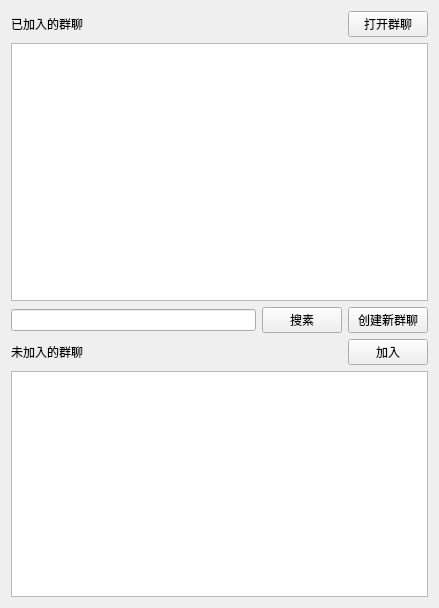
<?xml version="1.0" encoding="UTF-8"?>
<ui version="4.0">
 <class>ChatList</class>
 <widget class="QWidget" name="ChatList">
  <property name="geometry">
   <rect>
    <x>0</x>
    <y>0</y>
    <width>439</width>
    <height>608</height>
   </rect>
  </property>
  <property name="windowTitle">
   <string>群聊列表</string>
  </property>
  <layout class="QVBoxLayout" name="verticalLayout_3">
   <item>
    <layout class="QVBoxLayout" name="verticalLayout">
     <item>
      <layout class="QHBoxLayout" name="horizontalLayout">
       <item>
        <widget class="QLabel" name="HJoinChat">
         <property name="text">
          <string>已加入的群聊</string>
         </property>
        </widget>
       </item>
       <item>
        <spacer name="horizontalSpacer">
         <property name="orientation">
          <enum>Qt::Horizontal</enum>
         </property>
         <property name="sizeHint" stdset="0">
          <size>
           <width>40</width>
           <height>20</height>
          </size>
         </property>
        </spacer>
       </item>
       <item>
        <widget class="QPushButton" name="OpenChatButton">
         <property name="text">
          <string>打开群聊</string>
         </property>
        </widget>
       </item>
      </layout>
     </item>
     <item>
      <widget class="QListWidget" name="HJoinChatListWidget"/>
     </item>
    </layout>
   </item>
   <item>
    <layout class="QVBoxLayout" name="verticalLayout_2">
     <item>
      <layout class="QHBoxLayout" name="horizontalLayout_3">
       <item>
        <widget class="QLineEdit" name="ChatNameInput"/>
       </item>
       <item>
        <widget class="QPushButton" name="SortChatButton">
         <property name="text">
          <string>搜素</string>
         </property>
        </widget>
       </item>
       <item>
        <widget class="QPushButton" name="NewChatButton">
         <property name="text">
          <string>创建新群聊</string>
         </property>
        </widget>
       </item>
      </layout>
     </item>
     <item>
      <layout class="QHBoxLayout" name="horizontalLayout_2">
       <item>
        <widget class="QLabel" name="UJoinChat">
         <property name="text">
          <string>未加入的群聊</string>
         </property>
        </widget>
       </item>
       <item>
        <spacer name="horizontalSpacer_2">
         <property name="orientation">
          <enum>Qt::Horizontal</enum>
         </property>
         <property name="sizeHint" stdset="0">
          <size>
           <width>40</width>
           <height>20</height>
          </size>
         </property>
        </spacer>
       </item>
       <item>
        <widget class="QPushButton" name="JoinButton">
         <property name="text">
          <string>加入</string>
         </property>
        </widget>
       </item>
      </layout>
     </item>
     <item>
      <widget class="QListWidget" name="UJoinChatListWidget"/>
     </item>
    </layout>
   </item>
  </layout>
 </widget>
 <resources/>
 <connections/>
</ui>
